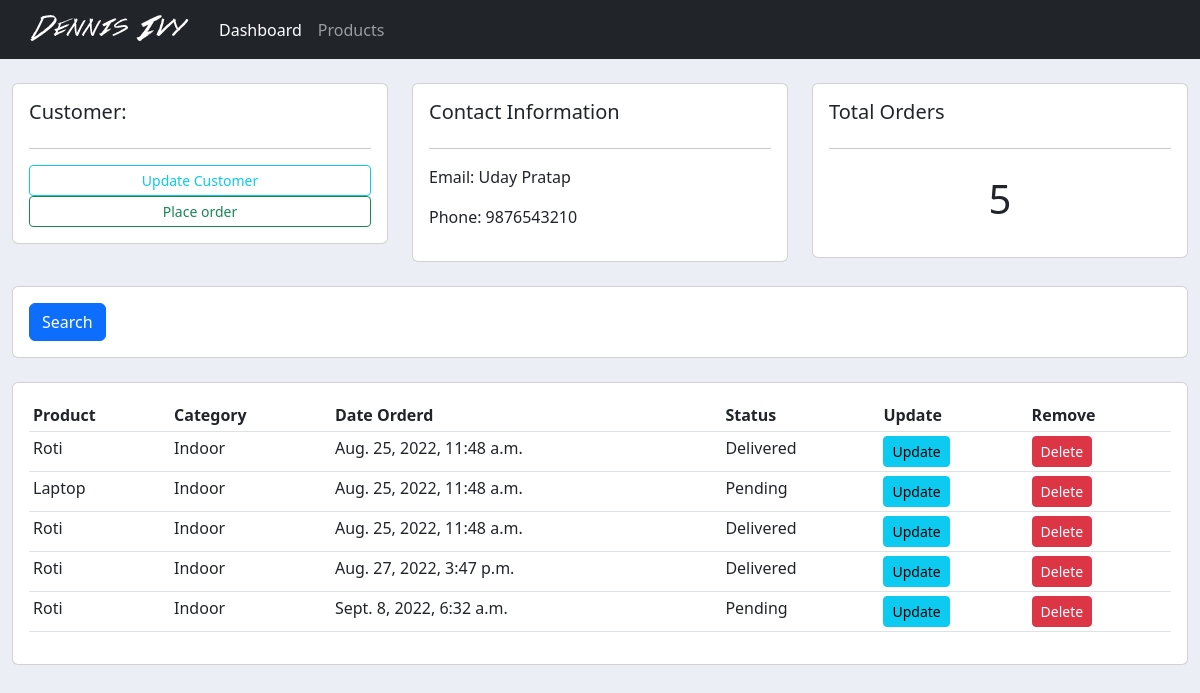
Before: /customer/1/ with the older database file.
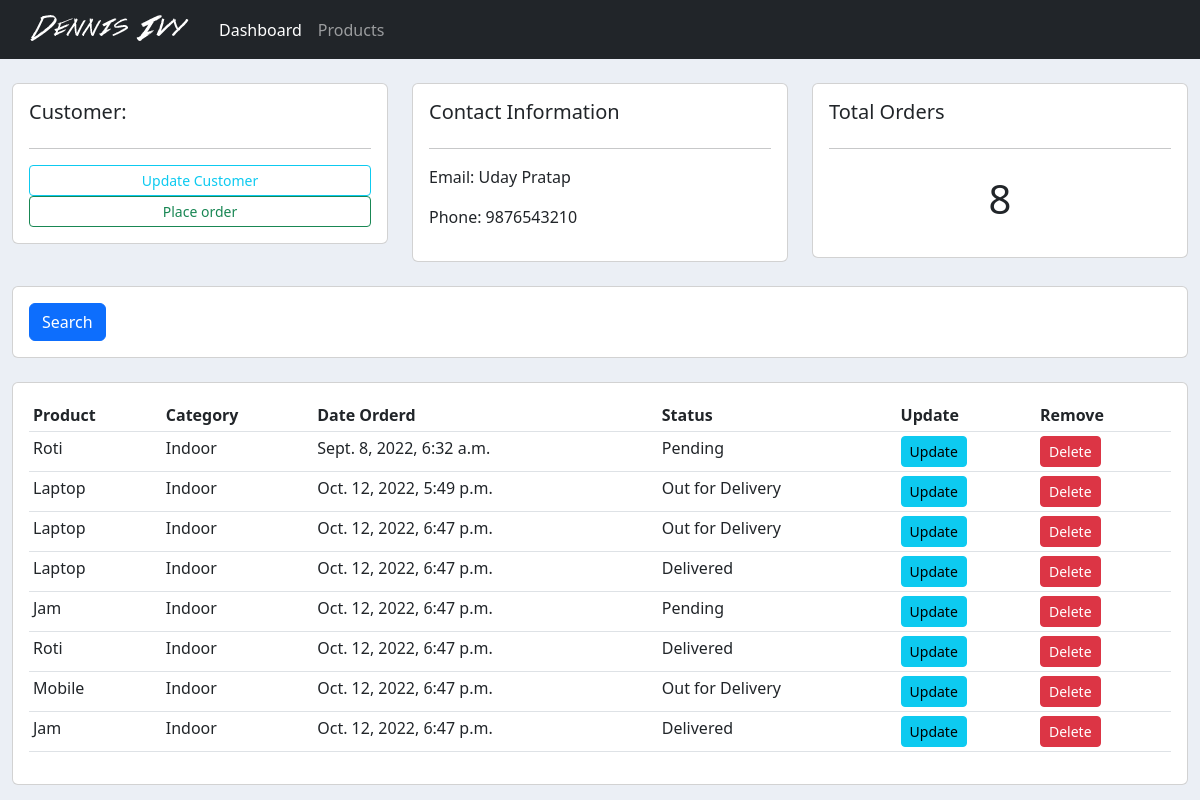
After: the same page with the newer database file.
### accounts/models.py (models this page shows, shortened)
class Customer(models.Model):
    name = models.CharField(max_length=255, null=True)
    phone = models.CharField(max_length=255, null=True)
    email = models.CharField(max_length=255, null=True)
    date_created = models.DateTimeField(auto_now_add=True, null=True)

class Order(models.Model):
    STATUS = (
        ('Pending', 'Pending'),
        ('Out for Delivery', 'Out for Delivery'),
        ('Delivered', 'Delivered')
    )
    customer = models.ForeignKey(Customer, null=True, on_delete=models.SET_NULL)
    product = models.ForeignKey(Product, null=True, on_delete=models.SET_NULL)
    date_created = models.DateTimeField(auto_now_add=True, null=True)
    status = models.CharField(max_length=255, null=True, choices=STATUS)

class Product(models.Model):
    CATEGORIES = (
        ('Indoor', 'Indoor'),
        ('Out Door', 'Out Door')
    )
    name = models.CharField(max_length=255, null=True)
    price = models.FloatField(null=True)
    category = models.CharField(max_length=255, null=True, choices=CATEGORIES)
    description = models.CharField(max_length=255, null=True, blank=True)
    date_created = models.DateTimeField(auto_now_add=True, null=True)
    tags = models.ManyToManyField(Tag)
    def __str__(self):
        return self.name

### accounts/views.py (the view)
# urls.py: path('customer/<str:pk>/', views.customer, name= 'customer'),
def customer(request, pk):
    customer = Customer.objects.get(id=pk)
    orders = customer.order_set.all()
    order_count = orders.count()
    context = {
        'orders':orders,
        'customer':customer,
        'order_count':order_count
    }
    return render(request,'accounts/customer.html', context)

### accounts/templates/accounts/customer.html
{%  extends 'accounts/main.html' %}
{% block content %}
	<br>
<div class="row">
	<div class="col-md">
		<div class="card card-body">
			<h5>Customer:</h5>
			<hr>
			<a class="btn btn-outline-info  btn-sm btn-block" href="">Update Customer</a>
			<a class="btn btn-outline-success  btn-sm btn-block" href="{% url 'create_order' customer.id %}">Place order</a>
		</div>
	</div>
	<div class="col-md">
		<div class="card card-body">
			<h5>Contact Information</h5>
			<hr>
			<p>Email: {{ customer.name }}</p>
			<p>Phone: {{ customer.phone }}</p>
		</div>
	</div>
	<div class="col-md">
		<div class="card card-body">
			<h5>Total Orders</h5>
			<hr>
			<h1 style="text-align: center;padding: 10px">{{ order_count }}</h1>
		</div>
	</div>
</div>
<br>
<div class="row">
	<div class="col">
		<div class="card card-body">
			<form method="get">
		    <button class="btn btn-primary" type="submit">Search</button>
		  </form>
		</div>
	</div>
</div>
<br>
<div class="row">
	<div class="col-md">
		<div class="card card-body">
			<table class="table table-sm">
				<tr>
					<th>Product</th>
					<th>Category</th>
					<th>Date Orderd</th>
					<th>Status</th>
					<th>Update</th>
					<th>Remove</th>
				</tr>
				{% for order in orders %}
					<tr>
						<td>{{ order.product }}</td>
						<td>{{ order.product.category }}</td>
						<td>{{ order.date_created }}</td>
						<td>{{ order.status }}</td>
						<td><a class="btn btn-sm btn-info" href="{% url 'update_order' order.id %}">Update</a></td>
						<td><a class="btn btn-sm btn-danger" href="{% url 'delete_order' order.id %}">Delete</a></td>
					</tr>
				{% endfor %}
			</table>
		</div>
	</div>
</div>
{% endblock %}

### accounts/templates/accounts/main.html (shortened to what this page needs)
{% load static %}
<!DOCTYPE html>
<html lang="en">
<head>
    <link href="https://cdn.jsdelivr.net/npm/bootstrap@5.2.0/dist/css/bootstrap.min.css" rel="stylesheet">
    <link rel="stylesheet" type="text/css" href="{% static '/css/main.css' %}">
</head>
<body>
    {% include 'accounts/navbar.html' %}
    <div class="container-fluid">
    {% block content %}
    {% endblock %}
    </div>
</body>
</html>

### accounts/templates/accounts/navbar.html (shortened to what this page needs)
{% load static %}
<nav class="navbar navbar-expand-lg navbar-dark bg-dark">
    <div class="container-fluid">
      <img src="{% static 'images/logo.png' %}" alt="logo">
      <div class="collapse navbar-collapse" id="navbarNav">
        <ul class="navbar-nav">
          <li class="nav-item">
            <a class="nav-link active" aria-current="page" href="{% url 'home' %}">Dashboard</a>
          </li>
          <li class="nav-item">
            <a class="nav-link" href="{% url 'products' %}">Products</a>
          </li>
        </ul>
      </div>
    </div>
  </nav>

### static/css/main.css (style rules this page uses)
body { background-color: #ebeff5; }

Changed rows visible on the page:
removed Order: product "Roti", product.category "Indoor", date_created "Aug. 25, 2022, 11:48 a.m.", status "Delivered"
removed Order: product "Laptop", product.category "Indoor", date_created "Aug. 25, 2022, 11:48 a.m.", status "Pending"
removed Order: product "Roti", product.category "Indoor", date_created "Aug. 25, 2022, 11:48 a.m.", status "Delivered"
removed Order: product "Roti", product.category "Indoor", date_created "Aug. 27, 2022, 3:47 p.m.", status "Delivered"
added Order: product "Laptop", product.category "Indoor", date_created "Oct. 12, 2022, 5:49 p.m.", status "Out for Delivery"
added Order: product "Laptop", product.category "Indoor", date_created "Oct. 12, 2022, 6:47 p.m.", status "Out for Delivery"
added Order: product "Laptop", product.category "Indoor", date_created "Oct. 12, 2022, 6:47 p.m.", status "Delivered"
added Order: product "Jam", product.category "Indoor", date_created "Oct. 12, 2022, 6:47 p.m.", status "Pending"
added Order: product "Roti", product.category "Indoor", date_created "Oct. 12, 2022, 6:47 p.m.", status "Delivered"
added Order: product "Mobile", product.category "Indoor", date_created "Oct. 12, 2022, 6:47 p.m.", status "Out for Delivery"
added Order: product "Jam", product.category "Indoor", date_created "Oct. 12, 2022, 6:47 p.m.", status "Delivered"
Other visible differences:
{{ order_count }}: "5" → "8"
